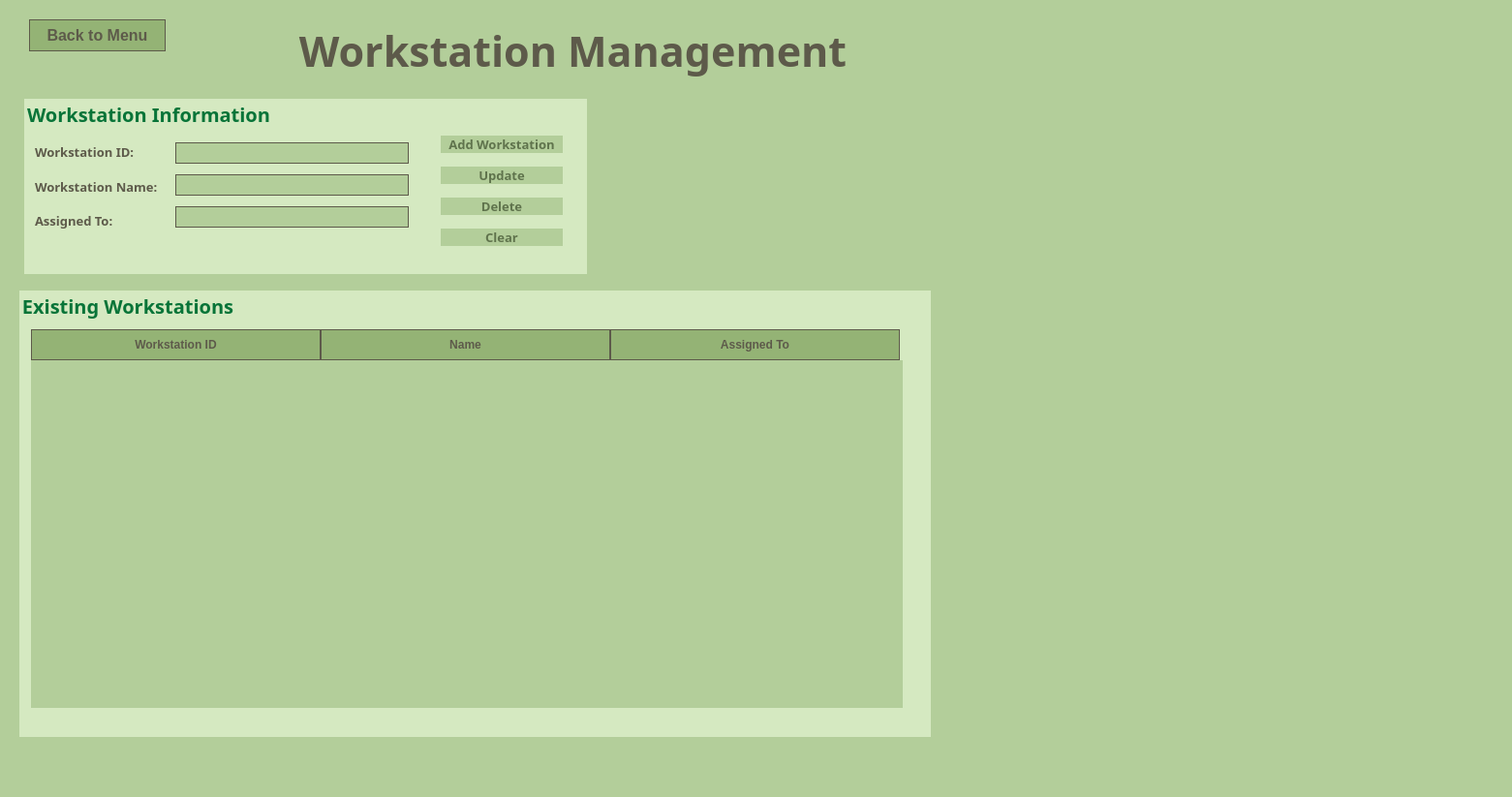
<?xml version="1.0" encoding="UTF-8"?>
<ui version="4.0">
 <class>WorkstationManagement</class>
 <widget class="QMainWindow" name="WorkstationManagement">
  <property name="geometry">
   <rect>
    <x>0</x>
    <y>0</y>
    <width>1561</width>
    <height>823</height>
   </rect>
  </property>
  <property name="windowTitle">
   <string>Farm Flow: Workstation Management</string>
  </property>
  <widget class="QWidget" name="centralwidget">
   <property name="styleSheet">
    <string notr="true">background-color: #b3ce9a;</string>
   </property>
   <widget class="QLabel" name="titleLabel">
    <property name="geometry">
     <rect>
      <x>290</x>
      <y>10</y>
      <width>603</width>
      <height>84</height>
     </rect>
    </property>
    <property name="font">
     <font>
      <family>Papyrus</family>
      <pointsize>32</pointsize>
      <weight>75</weight>
      <bold>true</bold>
     </font>
    </property>
    <property name="styleSheet">
     <string notr="true">color: #5D5A4A;</string>
    </property>
    <property name="text">
     <string>Workstation Management</string>
    </property>
    <property name="alignment">
     <set>Qt::AlignCenter</set>
    </property>
   </widget>
   <widget class="QGroupBox" name="workstationInformationGroup">
    <property name="geometry">
     <rect>
      <x>25</x>
      <y>102</y>
      <width>581</width>
      <height>181</height>
     </rect>
    </property>
    <property name="font">
     <font>
      <family>Poor Richard</family>
      <pointsize>15</pointsize>
      <weight>75</weight>
      <bold>true</bold>
     </font>
    </property>
    <property name="styleSheet">
     <string notr="true">background-color: #d5e9c1; color: #087438; border: none;</string>
    </property>
    <property name="title">
     <string>Workstation Information</string>
    </property>
    <widget class="QWidget" name="layoutWidget">
     <property name="geometry">
      <rect>
       <x>430</x>
       <y>30</y>
       <width>126</width>
       <height>131</height>
      </rect>
     </property>
     <layout class="QVBoxLayout" name="verticalLayout_2">
      <item>
       <widget class="QPushButton" name="addWorkstationButton">
        <property name="font">
         <font>
          <family>Poor Richard</family>
          <pointsize>10</pointsize>
          <weight>75</weight>
          <bold>true</bold>
         </font>
        </property>
        <property name="styleSheet">
         <string notr="true">background-color: #b3ce9a; color: #5f734c;</string>
        </property>
        <property name="text">
         <string>Add Workstation</string>
        </property>
       </widget>
      </item>
      <item>
       <widget class="QPushButton" name="updateButton">
        <property name="font">
         <font>
          <family>Poor Richard</family>
          <pointsize>10</pointsize>
          <weight>75</weight>
          <bold>true</bold>
         </font>
        </property>
        <property name="styleSheet">
         <string notr="true">background-color: #b3ce9a; color: #5f734c;</string>
        </property>
        <property name="text">
         <string>Update</string>
        </property>
       </widget>
      </item>
      <item>
       <widget class="QPushButton" name="deleteButton">
        <property name="font">
         <font>
          <family>Poor Richard</family>
          <pointsize>10</pointsize>
          <weight>75</weight>
          <bold>true</bold>
         </font>
        </property>
        <property name="styleSheet">
         <string notr="true">background-color: #b3ce9a; color: #5f734c;</string>
        </property>
        <property name="text">
         <string>Delete</string>
        </property>
       </widget>
      </item>
      <item>
       <widget class="QPushButton" name="clearButton">
        <property name="font">
         <font>
          <family>Poor Richard</family>
          <pointsize>10</pointsize>
          <weight>75</weight>
          <bold>true</bold>
         </font>
        </property>
        <property name="styleSheet">
         <string notr="true">background-color: #b3ce9a; color: #5f734c;</string>
        </property>
        <property name="text">
         <string>Clear</string>
        </property>
       </widget>
      </item>
     </layout>
    </widget>
    <widget class="QWidget" name="layoutWidget">
     <property name="geometry">
      <rect>
       <x>156</x>
       <y>40</y>
       <width>241</width>
       <height>101</height>
      </rect>
     </property>
     <layout class="QVBoxLayout" name="verticalLayout">
      <item>
       <widget class="QLineEdit" name="workstationID">
        <property name="font">
         <font>
          <family>Poor Richard</family>
          <pointsize>10</pointsize>
         </font>
        </property>
        <property name="styleSheet">
         <string notr="true">background-color: #b3ce9a; border: 1px solid #5D5A4A; color: #5D5A4A;</string>
        </property>
       </widget>
      </item>
      <item>
       <widget class="QLineEdit" name="workstationName">
        <property name="font">
         <font>
          <family>Poor Richard</family>
          <pointsize>10</pointsize>
         </font>
        </property>
        <property name="styleSheet">
         <string notr="true">background-color: #b3ce9a; border: 1px solid #5D5A4A; color: #5D5A4A;</string>
        </property>
       </widget>
      </item>
      <item>
       <widget class="QLineEdit" name="description">
        <property name="font">
         <font>
          <family>Poor Richard</family>
          <pointsize>10</pointsize>
         </font>
        </property>
        <property name="styleSheet">
         <string notr="true">background-color: #b3ce9a; border: 1px solid #5D5A4A; color: #5D5A4A;</string>
        </property>
       </widget>
      </item>
     </layout>
    </widget>
    <widget class="QWidget" name="layoutWidget">
     <property name="geometry">
      <rect>
       <x>11</x>
       <y>40</y>
       <width>140</width>
       <height>101</height>
      </rect>
     </property>
     <layout class="QVBoxLayout" name="verticalLayout_3">
      <item>
       <widget class="QLabel" name="workstationIDLabel">
        <property name="font">
         <font>
          <family>Poor Richard</family>
          <pointsize>10</pointsize>
          <weight>75</weight>
          <bold>true</bold>
         </font>
        </property>
        <property name="styleSheet">
         <string notr="true">color: #5D5A4A;</string>
        </property>
        <property name="text">
         <string>Workstation ID:</string>
        </property>
       </widget>
      </item>
      <item>
       <widget class="QLabel" name="workstationNameLabel">
        <property name="font">
         <font>
          <family>Poor Richard</family>
          <pointsize>10</pointsize>
          <weight>75</weight>
          <bold>true</bold>
         </font>
        </property>
        <property name="styleSheet">
         <string notr="true">color: #5D5A4A;</string>
        </property>
        <property name="text">
         <string>Workstation Name:</string>
        </property>
       </widget>
      </item>
      <item>
       <widget class="QLabel" name="assignedToLabel">
        <property name="font">
         <font>
          <family>Poor Richard</family>
          <pointsize>10</pointsize>
          <weight>75</weight>
          <bold>true</bold>
         </font>
        </property>
        <property name="styleSheet">
         <string notr="true">color: #5D5A4A;</string>
        </property>
        <property name="text">
         <string>Assigned To:</string>
        </property>
       </widget>
      </item>
     </layout>
    </widget>
   </widget>
   <widget class="QGroupBox" name="existingWorkstationsGroup">
    <property name="geometry">
     <rect>
      <x>20</x>
      <y>300</y>
      <width>941</width>
      <height>461</height>
     </rect>
    </property>
    <property name="font">
     <font>
      <family>Poor Richard</family>
      <pointsize>15</pointsize>
      <weight>75</weight>
      <bold>true</bold>
     </font>
    </property>
    <property name="styleSheet">
     <string notr="true">background-color: #d5e9c1; color: #087438; border: none;</string>
    </property>
    <property name="title">
     <string>Existing Workstations</string>
    </property>
    <widget class="QTableWidget" name="workstationTable">
     <property name="geometry">
      <rect>
       <x>12</x>
       <y>40</y>
       <width>900</width>
       <height>391</height>
      </rect>
     </property>
     <property name="styleSheet">
      <string notr="true">QHeaderView::section {
background-color: #94b375;
color: #5D5A4A;
border: 1px solid #5D5A4A;
padding: 6px;
font-weight: bold;
}
QTableWidget {
background-color: #b3ce9a;
color: #5f734c;
gridline-color: #B8CDBA;
alternate-background-color: #EAF2E7;
}

</string>
     </property>
     <property name="alternatingRowColors">
      <bool>false</bool>
     </property>
     <property name="rowCount">
      <number>0</number>
     </property>
     <property name="columnCount">
      <number>3</number>
     </property>
     <attribute name="horizontalHeaderDefaultSectionSize">
      <number>299</number>
     </attribute>
     <column>
      <property name="text">
       <string>Workstation ID</string>
      </property>
     </column>
     <column>
      <property name="text">
       <string>Name</string>
      </property>
     </column>
     <column>
      <property name="text">
       <string>Assigned To</string>
      </property>
     </column>
    </widget>
   </widget>
   <widget class="QLabel" name="label">
    <property name="geometry">
     <rect>
      <x>10</x>
      <y>830</y>
      <width>1081</width>
      <height>131</height>
     </rect>
    </property>
    <property name="text">
     <string/>
    </property>
    <property name="pixmap">
     <pixmap>sticker4.png</pixmap>
    </property>
    <property name="scaledContents">
     <bool>true</bool>
    </property>
   </widget>
   <widget class="QLabel" name="label_2">
    <property name="geometry">
     <rect>
      <x>640</x>
      <y>100</y>
      <width>301</width>
      <height>181</height>
     </rect>
    </property>
    <property name="text">
     <string/>
    </property>
    <property name="pixmap">
     <pixmap>8.png</pixmap>
    </property>
    <property name="scaledContents">
     <bool>true</bool>
    </property>
   </widget>
   <widget class="QPushButton" name="BACKBUTTON">
    <property name="geometry">
     <rect>
      <x>30</x>
      <y>20</y>
      <width>141</width>
      <height>33</height>
     </rect>
    </property>
    <property name="font">
     <font>
      <family>Arial</family>
      <pointsize>12</pointsize>
      <weight>75</weight>
      <bold>true</bold>
     </font>
    </property>
    <property name="styleSheet">
     <string notr="true"> background-color: #94b375;
 color: #5D5A4A;
border: 1px solid #5D5A4A;</string>
    </property>
    <property name="text">
     <string>Back to Menu</string>
    </property>
   </widget>
   <widget class="QLabel" name="label_3">
    <property name="geometry">
     <rect>
      <x>20</x>
      <y>430</y>
      <width>1521</width>
      <height>401</height>
     </rect>
    </property>
    <property name="text">
     <string/>
    </property>
    <property name="pixmap">
     <pixmap>sticker4.png</pixmap>
    </property>
    <property name="scaledContents">
     <bool>true</bool>
    </property>
   </widget>
   <zorder>label_3</zorder>
   <zorder>titleLabel</zorder>
   <zorder>workstationInformationGroup</zorder>
   <zorder>existingWorkstationsGroup</zorder>
   <zorder>label</zorder>
   <zorder>label_2</zorder>
   <zorder>BACKBUTTON</zorder>
  </widget>
 </widget>
 <resources/>
 <connections/>
</ui>
